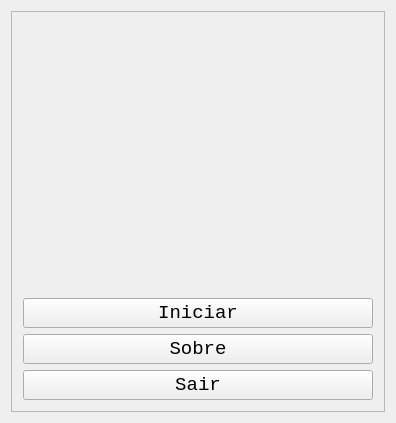
<?xml version="1.0" encoding="UTF-8"?>
<ui version="4.0">
 <class>Widget</class>
 <widget class="QWidget" name="Widget">
  <property name="geometry">
   <rect>
    <x>0</x>
    <y>0</y>
    <width>396</width>
    <height>423</height>
   </rect>
  </property>
  <property name="windowTitle">
   <string>Widget</string>
  </property>
  <property name="layoutDirection">
   <enum>Qt::LeftToRight</enum>
  </property>
  <property name="autoFillBackground">
   <bool>true</bool>
  </property>
  <property name="styleSheet">
   <string notr="true"/>
  </property>
  <layout class="QGridLayout" name="gridLayout">
   <item row="0" column="0">
    <widget class="QScrollArea" name="scrollArea">
     <property name="styleSheet">
      <string notr="true"/>
     </property>
     <property name="widgetResizable">
      <bool>true</bool>
     </property>
     <widget class="QWidget" name="scrollAreaWidgetContents">
      <property name="geometry">
       <rect>
        <x>0</x>
        <y>0</y>
        <width>376</width>
        <height>403</height>
       </rect>
      </property>
      <layout class="QGridLayout" name="gridLayout_3">
       <item row="0" column="0">
        <widget class="QLabel" name="imagem">
         <property name="styleSheet">
          <string notr="true">border-image: url(:/new/prefix1/artificial_intelligence-256x256.jpg);</string>
         </property>
         <property name="text">
          <string/>
         </property>
        </widget>
       </item>
       <item row="1" column="0">
        <widget class="QPushButton" name="iniciar">
         <property name="font">
          <font>
           <family>Consolas</family>
           <pointsize>14</pointsize>
          </font>
         </property>
         <property name="text">
          <string>Iniciar</string>
         </property>
        </widget>
       </item>
       <item row="2" column="0">
        <widget class="QPushButton" name="sobre">
         <property name="font">
          <font>
           <family>Consolas</family>
           <pointsize>14</pointsize>
          </font>
         </property>
         <property name="text">
          <string>Sobre</string>
         </property>
        </widget>
       </item>
       <item row="3" column="0">
        <widget class="QPushButton" name="pushButton_3">
         <property name="font">
          <font>
           <family>Consolas</family>
           <pointsize>14</pointsize>
          </font>
         </property>
         <property name="text">
          <string>Sair</string>
         </property>
        </widget>
       </item>
      </layout>
     </widget>
    </widget>
   </item>
  </layout>
 </widget>
 <layoutdefault spacing="6" margin="11"/>
 <resources/>
 <connections/>
</ui>
